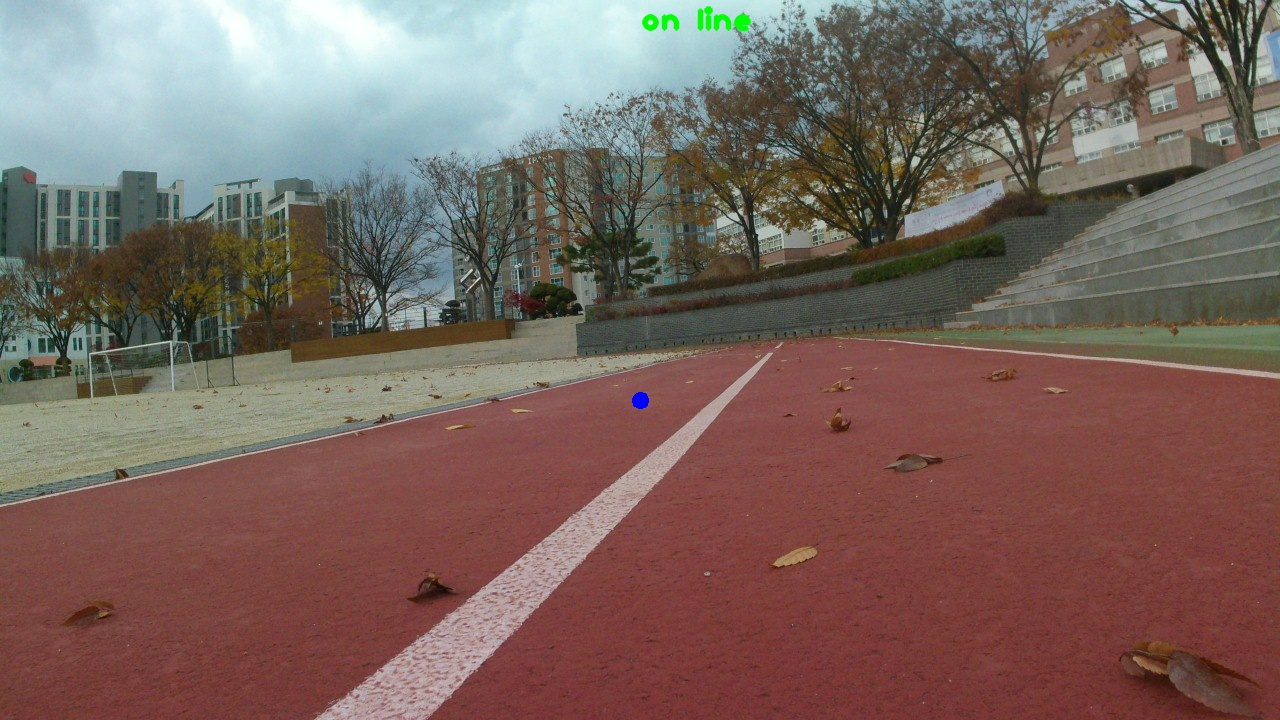
#> input picture images/1111/105.jpg, 1280 x 720 px
$ python -i LineManage.py   (imports and definitions only)
#> lines starting #> are read from the running program, lines starting #| are printed output that depends on the picture; after the words box and inside, x2 and y2 are one past the last pixel; in counts of white or black regions, pixels touching at a corner belong together
#> further down, picture is the input picture: shape (720, 1280, 3); mean B, G, R 94.1, 101, 121
import cv2
import numpy as np

# 변속 : 0~5
# 조향 : 0~12

# return : [변속, 조향]

def GetLine(frame):
    HEIGHT, WIDTH = frame.shape[:2]
#> HEIGHT = 720; WIDTH = 1280
    line_check_height = int(HEIGHT / 2)
#> line_check_height = 360
    center_point = (int(WIDTH / 2), 30)
#> center_point = (640, 30)

    center_speed = (int(WIDTH / 2), 300)
#> center_speed = (640, 300)

    check_contour = [0,0]

    frame_center = (int(WIDTH / 2), line_check_height)
#> frame_center = (640, 360)
    m_cut = frame[line_check_height - 50:line_check_height + 50]
    m_hsv = cv2.cvtColor(m_cut, cv2.COLOR_BGR2LAB)
#> m_hsv: shape (100, 1280, 3); mean of channels 0, 1, 2 106.9, 132.4, 138.6
    # 평균
    L, A, B = cv2.split(m_hsv)
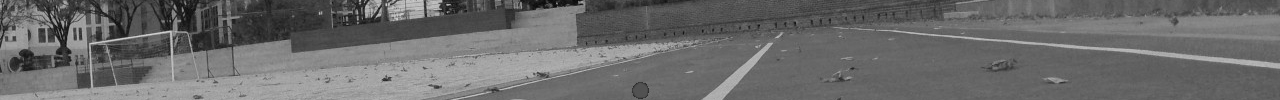
#> L: shape (100, 1280); min 9, max 216, mean 106.9
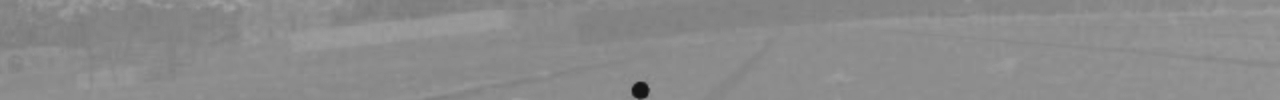
#> B: shape (100, 1280); min 20, max 160, mean 138.6

    A = np.where(L < 190, A + 10, A)
    B = np.where(L < 190, B + 10, B)
    # a = np.where(a < 50, 50, a)
    m_hsv = cv2.merge((L, A, B))
#> m_hsv: shape (100, 1280, 3); mean of channels 0, 1, 2 106.9, 142.4, 148.6
    m_cut = cv2.cvtColor(m_hsv, cv2.COLOR_LAB2BGR)
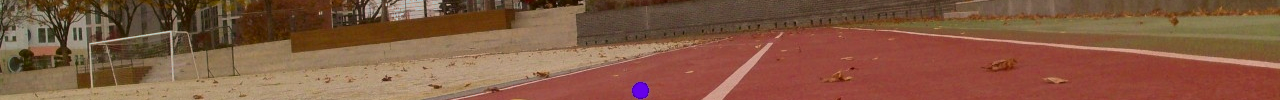
#> m_cut: shape (100, 1280, 3); mean B, G, R 66.4, 89.3, 131

    def mouse_event(e, x, y, flags, param):
        if e == cv2.EVENT_FLAG_LBUTTON:
            print(m_hsv[y][x])

    cv2.setMouseCallback("img", mouse_event, m_hsv)
    # HSV: (102, 28, 145)# Lab : (148, 120, 114)
    # HSV: (170, 41, 255)# Lab : (255, 142, 133)

    lower_color = (0, 120, 117)# HSV: (0, 40, 165)# Lab : (0, 120, 117)
    upper_color = (255, 140, 136)# HSV: (20, 60, 255)# Lab : (255, 140, 136)
    m_range = cv2.inRange(m_hsv, lower_color, upper_color)
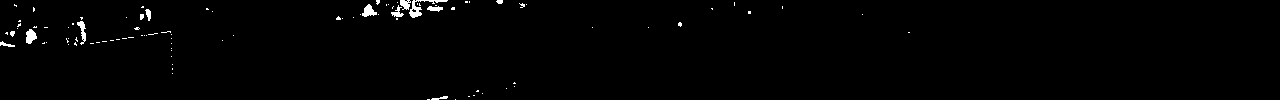
#> m_range: shape (100, 1280); 0.96% white; 96 white regions (83 under 20 px)
    m_result = cv2.bitwise_and(m_cut, m_cut, mask=m_range)

    contours, _ = cv2.findContours(m_range, cv2.RETR_EXTERNAL, \
                                                cv2.CHAIN_APPROX_SIMPLE)
#> contours = 96 contours, 87 with area under 20; largest, box (x1, y1, x2, y2) and area: (409, 0, 448, 18) 127, (26, 29, 37, 44) 96, (362, 4, 377, 17) 90, (77, 21, 86, 45) 72, (400, 0, 411, 10) 58

    check_contour = [0, 0]
    for cnt in contours:
        x, y, w, h = cv2.boundingRect(cnt)

        if w > 10 and h > 10 and y == 0:
            cv2.rectangle(m_result, (x, y), (x + w, y + h), (255, 0, 0), 3)
            if (x > WIDTH / 2):
                if check_contour[1] == 0:
                    check_contour[1] = x
                elif check_contour[1] > x:
                    check_contour[1] = x

            else:
                if check_contour[0] == 0:
                    check_contour[0] = x + w
                elif check_contour[0] < x:
                    check_contour[0] = x + w
#> this loop made 96 passes
#> (x, y, w, h) on passes 1, 4, 6, 8, 9, 11, 13, 14, 15, 16, 17, 18: (455, 99, 1, 1), (431, 96, 17, 4), (482, 93, 1, 1), (506, 88, 1, 1), (514, 86, 1, 1), (172, 73, 1, 1), (172, 64, 1, 1), (171, 56, 1, 1), (171, 50, 1, 1), (171, 48, 1, 1), (68, 44, 1, 1), (171, 43, 1, 1)
#> (cnt, x, y, w, h) on passes 2, 3, 5, 7, 10, 12: ([[427, 99], [429, 99]], 427, 99, 3, 1), ([[468, 96], [469, 96]], 468, 96, 2, 1), ([[473, 95], [474, 95]], 473, 95, 2, 1), ([[477, 90], [476, 91], [478, 91], [478, 90]], 476, 90, 3, 2), ([[514, 82], [513, 83], [515, 83]], 513, 82, 3, 2), ([[172, 68], [172, 69]], 172, 68, 1, 2)
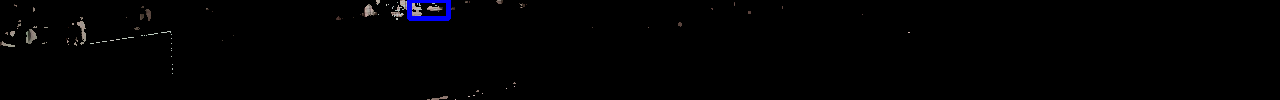
#> m_result: shape (100, 1280, 3); mean B, G, R 2, 1.1, 1.2
#> after the loop, check_contour = [448, 0]

    for i in range(2):
        cv2.circle(m_result, (check_contour[i], 50), 3, (255, 0, 255), 10)
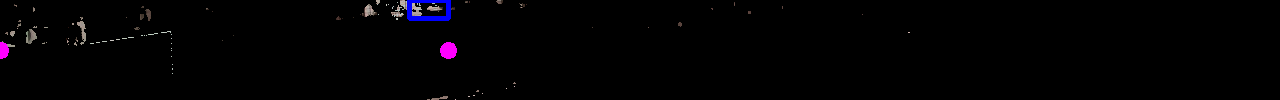
#> m_result: shape (100, 1280, 3); 0.27% of pixels changed, all inside (x1, y1, x2, y2) = (0, 42, 457, 59)

    got_center = int((check_contour[1] - check_contour[0]) / 2 + check_contour[0])
#> got_center = 224
    cv2.circle(m_result, center_point, 3, (255, 0, 0), 10)
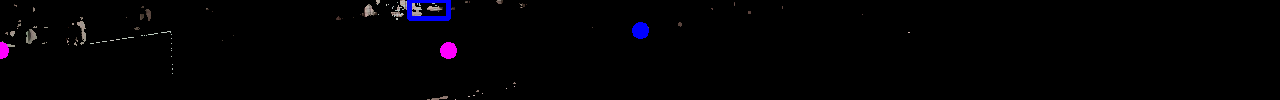
#> m_result: shape (100, 1280, 3); 0.18% of pixels changed, all inside (x1, y1, x2, y2) = (632, 22, 649, 39)
    cv2.circle(m_result, (got_center, 0), 3, (0, 0, 255), 5)
#> m_result: shape (100, 1280, 3); 0.06% of pixels changed, all inside (x1, y1, x2, y2) = (218, 0, 231, 7)

    # full screen mode
    cv2.circle(frame, frame_center, 3, (255, 0, 0), 10)

    # 중심제어
    text = 'on line'
    steering_level = 6

    if center_point[0] > got_center:
        for i in range(1, 15):
            if center_point[0] - got_center < 30 * i:
                if i > 6:
                    break

                if i > 1:
                    text = 'go left - level ' + str(i)
                    steering_level = 6 - i

    elif center_point[0] < got_center:
        for i in range(1, 15):
            if got_center - center_point[0] < 30 * i:
                if i > 6:
                    break

                if i > 1:
                    text = 'go right - level ' + str(i)
                    steering_level = i + 6


    cv2.putText(frame, text, center_point, cv2.FONT_HERSHEY_PLAIN, 2, (0, 255, 0), 3, cv2.LINE_AA)
#> frame: shape (720, 1280, 3); mean B, G, R 94.1, 101, 120.9

    cv2.imshow('img', m_result)
    cv2.imshow('img2', m_hsv)
    cv2.imshow('img3', frame)

    return (1, steering_level)

>>> import cv2
>>> picture = cv2.imread('../images/1111/105.jpg')
>>> result = GetLine(picture)
#> result = (1, 6)

$ run again, on images/1111/1120.jpg
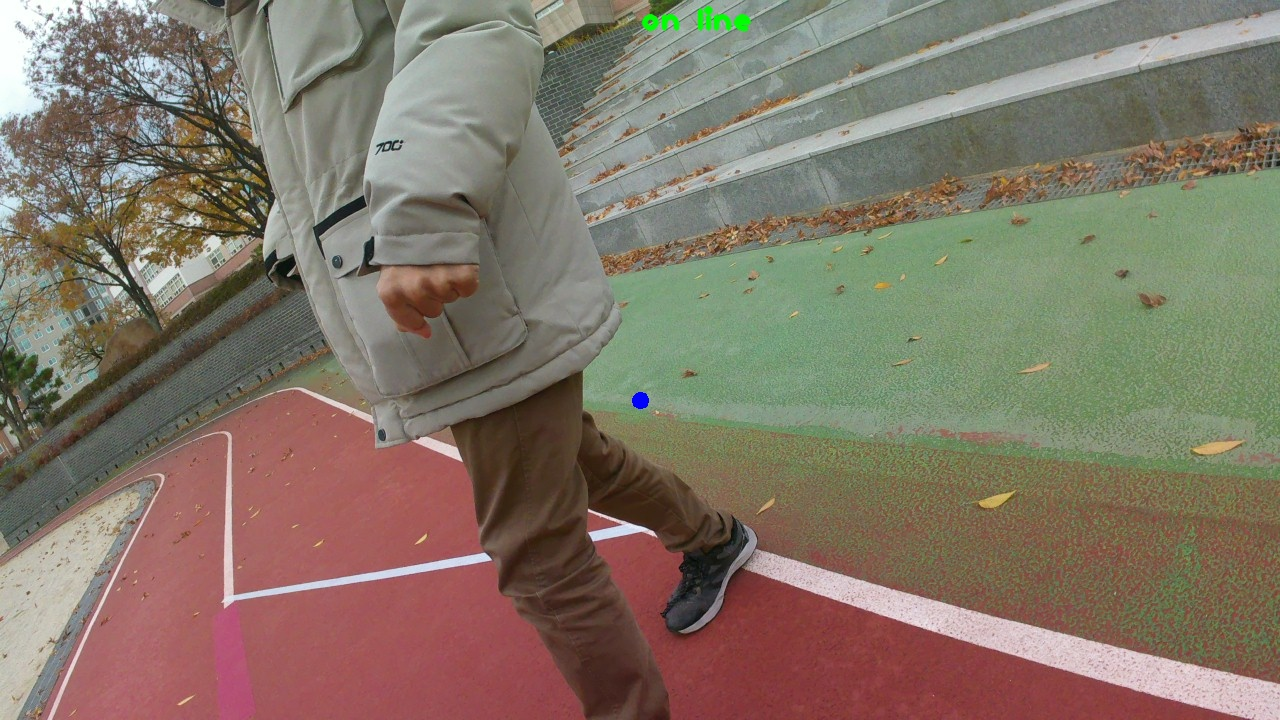
#> input picture images/1111/1120.jpg, 1280 x 720 px
#> picture is the input picture: shape (720, 1280, 3); mean B, G, R 103.4, 117.9, 129.9
#> in GetLine, `m_range = cv2.inRange(m_hsv, lower_color, upper_color)`:
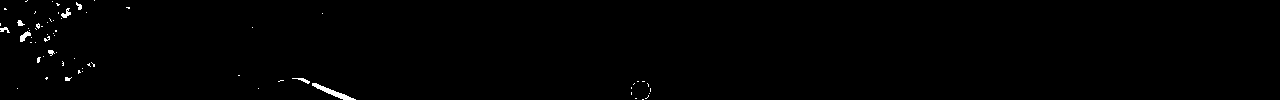
#> m_range: shape (100, 1280); 0.53% white; 64 white regions (55 under 20 px)
#> contours = 64 contours, 60 with area under 20; largest, box (x1, y1, x2, y2) and area: (312, 83, 356, 100) 152, (20, 31, 31, 42) 46, (61, 8, 71, 18) 34, (292, 78, 310, 84) 22
#> the loop in GetLine, `for cnt in contours:` made 64 passes
#> (x, y, w, h) on passes 3, 4, 7, 8, 12, 15, 16, 17: (645, 95, 4, 4), (649, 93, 1, 1), (258, 88, 1, 1), (17, 88, 1, 1), (312, 83, 44, 17), (278, 80, 6, 2), (292, 78, 18, 6), (65, 77, 7, 4)
#> after the loop in GetLine, `for cnt in contours:`: check_contour = [0, 0]
#> got_center = 0
#> in GetLine, `cv2.circle(m_result, center_point, 3, (255, 0, 0), 10)`:
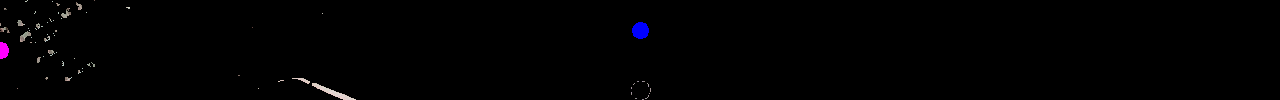
#> m_result: shape (100, 1280, 3); mean B, G, R 1.6, 0.9, 1.2
#> result = (1, 6)
